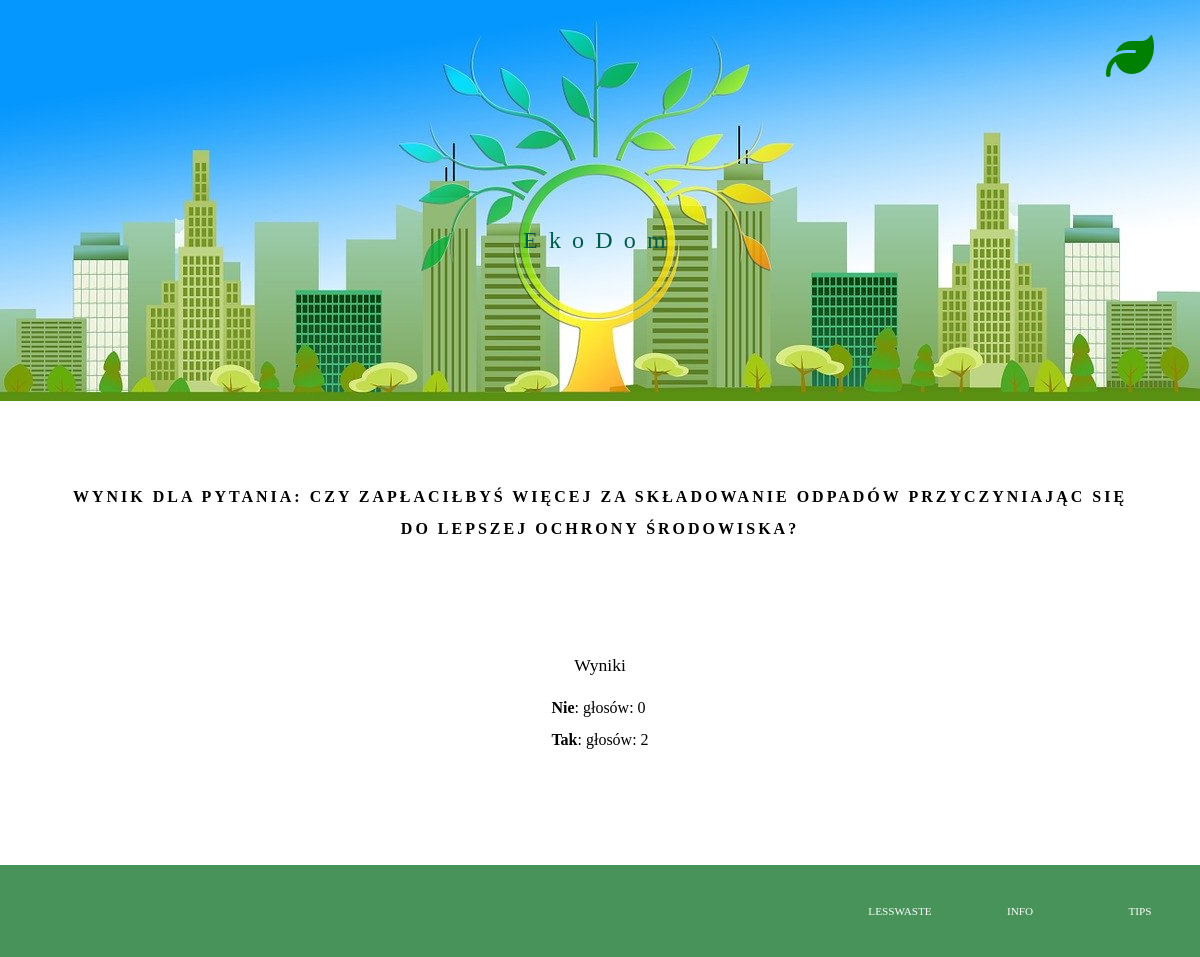
The page /polls/7/results on the database as committed earlier.
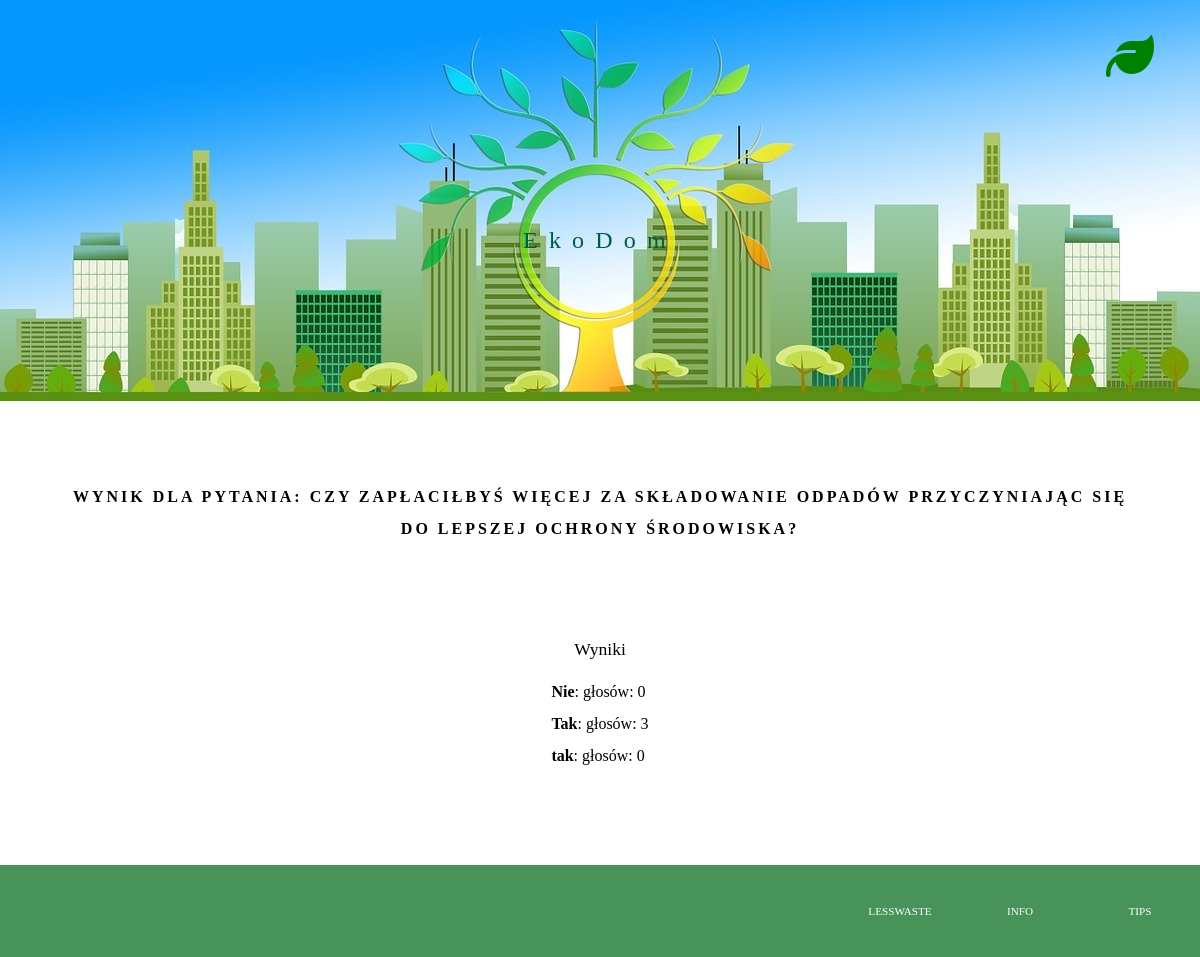
The same page on the database as committed later.
### polls/models.py (models this page shows, shortened)
class Choice(models.Model):
    question = models.ForeignKey(Question, on_delete=models.CASCADE)
    choice_text = models.CharField(max_length=200)
    votes = models.IntegerField(default=0)

### polls/views.py (the view)
# urls.py: path('<int:question_id>/results', views.ResultsView.as_view(), name='results'),
class ResultsView(DetailView):
    queryset = Question.objects.all()
    pk_url_kwarg = "question_id"
    template_name = 'polls/results.html'
    context_object_name = "question"
    def get_context_data(self, **kwargs):
        context = {
            "title": f'Wynik dla pytania:\n {self.object.question_text}'
        }
        context.update(kwargs)
        return super().get_context_data(**context)

### polls/templates/polls/results.html
{% extends "base.html" %}
{% block content %}
<section class="questionDetails">
    <p>Wyniki</p>
    <ul>
        {% for choice in question.choice_set.all %}
        <li><b>{{ choice.choice_text }}</b>: głosów: {{ choice.votes }}</li>
        {% endfor %}
    </ul>
</section>
{% endblock %}

### polls/templates/base.html (shortened to what this page needs)
{% load static%}
<!DOCTYPE html>
<html lang="en">
<head>
    <link href="//netdna.bootstrapcdn.com/font-awesome/3.2.1/css/font-awesome.css" rel="stylesheet">
    <link rel="stylesheet" type="text/css" href="{% static 'polls/style.css' %}">
</head>
<body>
    <nav>
        <a href="{% url 'polls:main' %}" class="main"><i class="fas fa-leaf"></i></a>
        <div class="nav-wrapper">
            <a href="{% url 'polls:main' %}" class="brand-logo">EkoDom</a>
        </div>
    </nav>
    <main>
        <h1>{{ title }}</h1>
        {% block content %}
        {% endblock %}
    </main>
    <footer>
        <ul>
            <li><a class="link" href="https://www.tekstualna.pl/less-waste-dla-poczatkujacych/">LESSWASTE</a></li>
            <li><a class="link"
                    href="https://www.homebook.pl/artykuly/4068/segregacja-smieci-w-domu-jak-prawidlowo-segregowac-odpady">INFO</a>
            </li>
            <li><a class="link" href="https://www.mojabutelka.pl/sposoby-na-ekologiczne-zycie/">TIPS</a></li>
        </ul>
    </footer>
</body>
</html>

### polls/static/polls/style.css (style rules this page uses)
* { margin: 0; padding: 0; box-sizing: border-box; }
body { display: flex; min-height: 100vh; flex-direction: column; }
main { width: 100%; height: auto; margin: 3rem 0; flex: 1; display: flex; flex-direction: column; align-items: center; justify-content: center; }
.main i { position: absolute; width: 30px; height: 30px; top: 2rem; right: 4rem; font-size: 3rem; color: green; display: block; }
a { color: #015B4A; text-decoration: none; }
ul { list-style-type: none; }
.nav-wrapper { background: url('./images/eko_city.jpg'); background-position: center; background-repeat: no-repeat; background-size: cover; width: 100%; display: flex; flex-direction: row; justify-content: center; align-items: center; height: 401px; z-index: 1; }
h1 { font-size: 1rem; width: 90%; margin: 2rem 0; text-transform: uppercase; letter-spacing: 3px; text-align: center; line-height: 2rem; }
.brand-logo { color: #015B4A; letter-spacing: 0.7rem; font-size: 1.5rem; margin-top: 5rem; }
.questionDetails { width: 80%; display: flex; flex-direction: column; align-items: center; justify-content: center; min-height: 30vh; }
.questionDetails ul { line-height: 2rem; }
.questionDetails > p { margin: 1rem 0; font-size: 1.1rem; }
footer { width: 100%; background-color: #47935A; padding: 40px 0; }
footer ul { display: flex; flex-direction: row; align-items: center; justify-content: flex-end; text-align: center; font-size: 0.7rem; width: 100%; height: 100%; }
footer ul li { flex-basis: 10%; }
footer ul li a { color: white; }

Rows that differ between the two databases and show on the page:
changed Choice "Tak": votes "2" → "3"
added Choice: choice_text "tak", votes "0"
